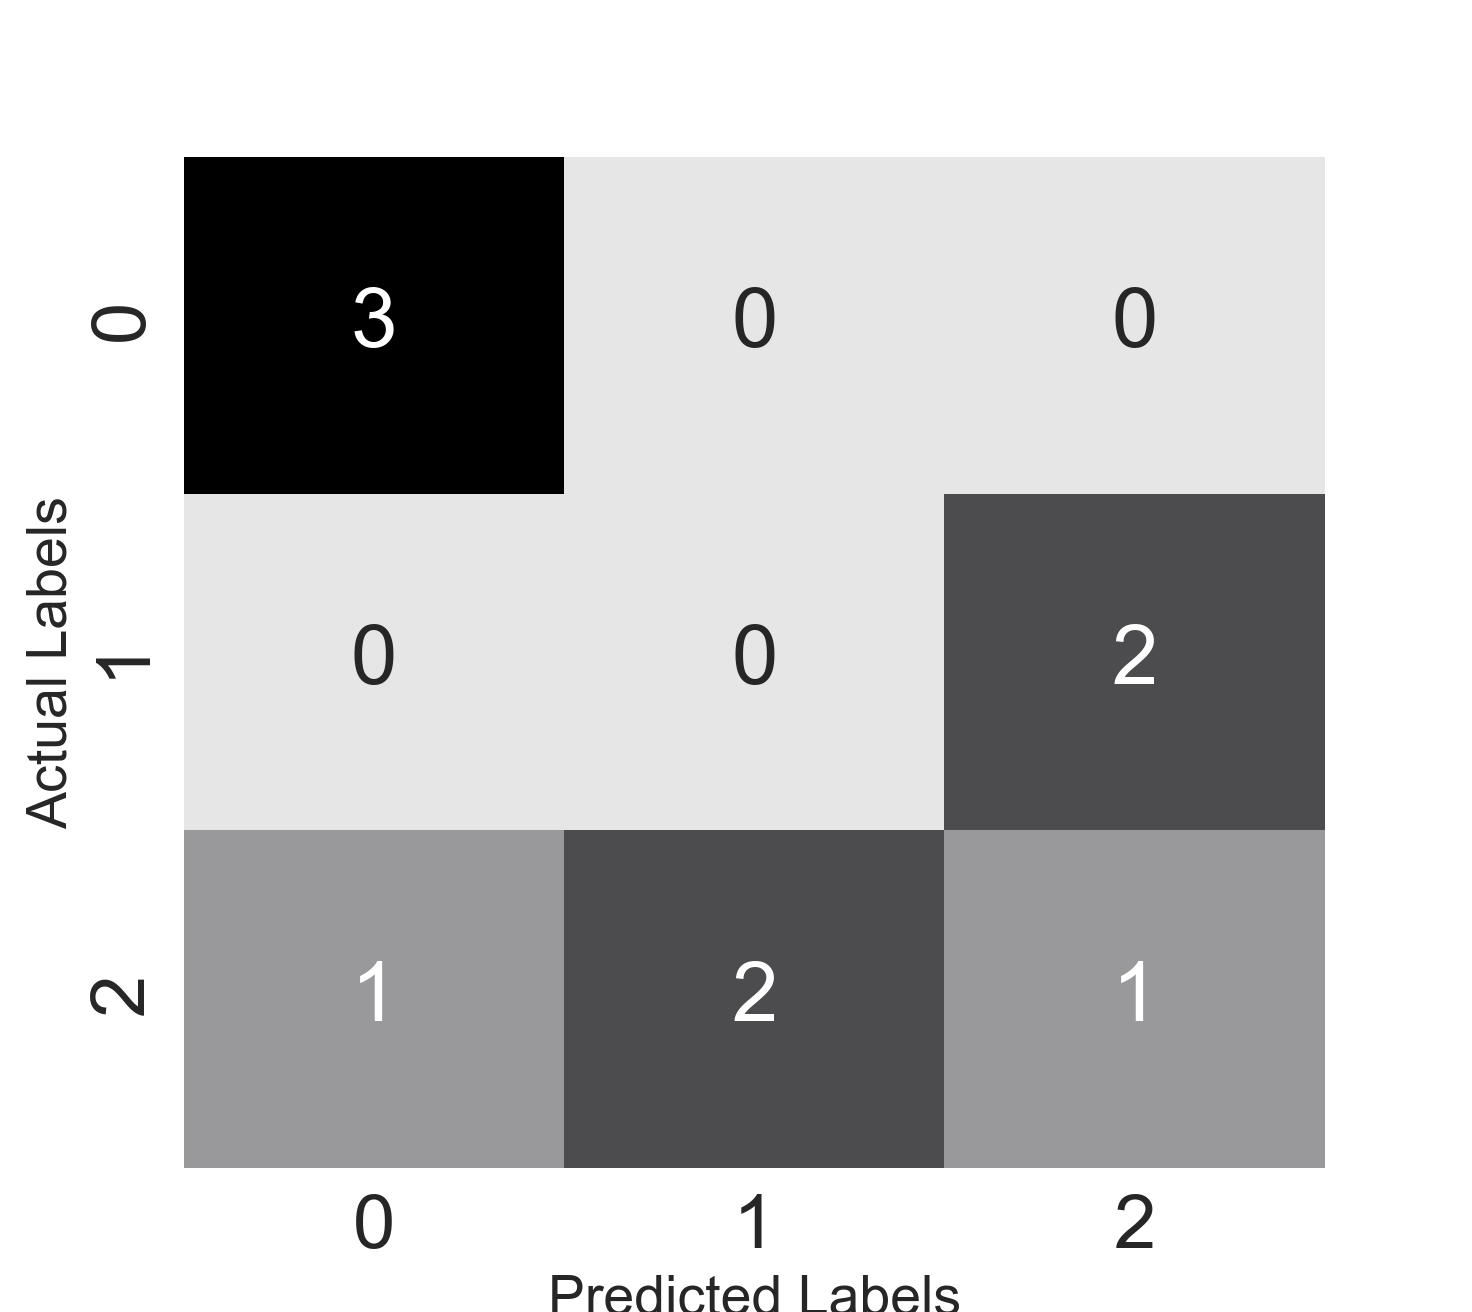

Write the Python code that produced this figure.
import matplotlib.pyplot as plt
import seaborn as sns
from sklearn import metrics

# some targets
y_true = [0, 1, 2, 0, 1, 2, 0, 2, 2]
y_pred = [0, 2, 1, 0, 2, 1, 0, 0, 2]

cm = metrics.confusion_matrix(y_true, y_pred)

plt.figure(figsize=(5, 5))
cmap = sns.cubehelix_palette(50, hue=0.05, rot=0, light=0.9, dark=0, as_cmap=True)
sns.set(font_scale=2.5)
sns.heatmap(cm, annot=True, cmap=cmap, cbar=False)
plt.ylabel('Actual Labels', fontsize=20)
plt.xlabel('Predicted Labels', fontsize=20)
plt.show()
